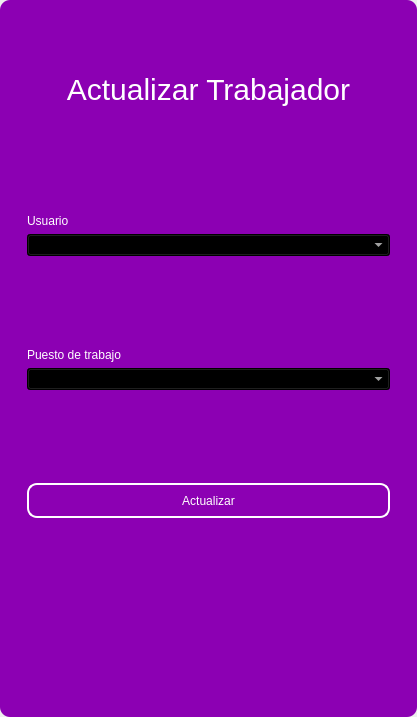
<?xml version="1.0" encoding="UTF-8"?>
<ui version="4.0">
 <class>MainWindow</class>
 <widget class="QMainWindow" name="MainWindow">
  <property name="geometry">
   <rect>
    <x>0</x>
    <y>0</y>
    <width>417</width>
    <height>717</height>
   </rect>
  </property>
  <property name="windowTitle">
   <string>MainWindow</string>
  </property>
  <property name="styleSheet">
   <string notr="true"/>
  </property>
  <widget class="QWidget" name="centralwidget">
   <property name="styleSheet">
    <string notr="true"/>
   </property>
   <layout class="QVBoxLayout" name="verticalLayout">
    <property name="spacing">
     <number>0</number>
    </property>
    <property name="leftMargin">
     <number>0</number>
    </property>
    <property name="topMargin">
     <number>0</number>
    </property>
    <property name="rightMargin">
     <number>0</number>
    </property>
    <property name="bottomMargin">
     <number>0</number>
    </property>
    <item>
     <widget class="QFrame" name="frame">
      <property name="enabled">
       <bool>true</bool>
      </property>
      <property name="styleSheet">
       <string notr="true">QFrame {
	border-radius:10px;
	background-color: rgb(140, 0, 179);
 }
</string>
      </property>
      <property name="frameShape">
       <enum>QFrame::StyledPanel</enum>
      </property>
      <property name="frameShadow">
       <enum>QFrame::Raised</enum>
      </property>
      <layout class="QVBoxLayout" name="verticalLayout_2">
       <item>
        <widget class="QFrame" name="frame_superior">
         <property name="minimumSize">
          <size>
           <width>0</width>
           <height>40</height>
          </size>
         </property>
         <property name="maximumSize">
          <size>
           <width>16777215</width>
           <height>40</height>
          </size>
         </property>
         <property name="styleSheet">
          <string notr="true">QPushButton{
border-radius:18px;
}

QPushButton:hover{
	background-color: rgb(0, 0, 0);
}
</string>
         </property>
         <property name="frameShape">
          <enum>QFrame::StyledPanel</enum>
         </property>
         <property name="frameShadow">
          <enum>QFrame::Raised</enum>
         </property>
         <layout class="QHBoxLayout" name="horizontalLayout_3">
          <property name="spacing">
           <number>4</number>
          </property>
          <property name="leftMargin">
           <number>0</number>
          </property>
          <property name="topMargin">
           <number>0</number>
          </property>
          <property name="rightMargin">
           <number>0</number>
          </property>
          <property name="bottomMargin">
           <number>0</number>
          </property>
          <item>
           <widget class="QPushButton" name="btn_icon">
            <property name="text">
             <string/>
            </property>
            <property name="iconSize">
             <size>
              <width>40</width>
              <height>40</height>
             </size>
            </property>
           </widget>
          </item>
          <item>
           <spacer name="horizontalSpacer_2">
            <property name="orientation">
             <enum>Qt::Horizontal</enum>
            </property>
            <property name="sizeHint" stdset="0">
             <size>
              <width>443</width>
              <height>20</height>
             </size>
            </property>
           </spacer>
          </item>
          <item>
           <widget class="QPushButton" name="bt_minimizar">
            <property name="minimumSize">
             <size>
              <width>38</width>
              <height>38</height>
             </size>
            </property>
            <property name="maximumSize">
             <size>
              <width>38</width>
              <height>38</height>
             </size>
            </property>
            <property name="cursor">
             <cursorShape>PointingHandCursor</cursorShape>
            </property>
            <property name="text">
             <string/>
            </property>
            <property name="icon">
             <iconset>
              <normaloff>image/minus.svg</normaloff>image/minus.svg</iconset>
            </property>
            <property name="iconSize">
             <size>
              <width>38</width>
              <height>38</height>
             </size>
            </property>
           </widget>
          </item>
          <item>
           <widget class="QPushButton" name="bt_maximizar">
            <property name="minimumSize">
             <size>
              <width>38</width>
              <height>38</height>
             </size>
            </property>
            <property name="maximumSize">
             <size>
              <width>38</width>
              <height>38</height>
             </size>
            </property>
            <property name="cursor">
             <cursorShape>PointingHandCursor</cursorShape>
            </property>
            <property name="text">
             <string/>
            </property>
            <property name="icon">
             <iconset>
              <normaloff>image/chevron-up.svg</normaloff>image/chevron-up.svg</iconset>
            </property>
            <property name="iconSize">
             <size>
              <width>38</width>
              <height>38</height>
             </size>
            </property>
           </widget>
          </item>
          <item>
           <widget class="QPushButton" name="bt_restaurar">
            <property name="minimumSize">
             <size>
              <width>38</width>
              <height>38</height>
             </size>
            </property>
            <property name="maximumSize">
             <size>
              <width>38</width>
              <height>38</height>
             </size>
            </property>
            <property name="cursor">
             <cursorShape>PointingHandCursor</cursorShape>
            </property>
            <property name="text">
             <string/>
            </property>
            <property name="icon">
             <iconset>
              <normaloff>image/chevron-down.svg</normaloff>image/chevron-down.svg</iconset>
            </property>
            <property name="iconSize">
             <size>
              <width>38</width>
              <height>38</height>
             </size>
            </property>
           </widget>
          </item>
          <item>
           <widget class="QPushButton" name="bt_cerrar">
            <property name="minimumSize">
             <size>
              <width>38</width>
              <height>38</height>
             </size>
            </property>
            <property name="maximumSize">
             <size>
              <width>38</width>
              <height>38</height>
             </size>
            </property>
            <property name="cursor">
             <cursorShape>PointingHandCursor</cursorShape>
            </property>
            <property name="text">
             <string/>
            </property>
            <property name="icon">
             <iconset>
              <normaloff>image/x.svg</normaloff>image/x.svg</iconset>
            </property>
            <property name="iconSize">
             <size>
              <width>38</width>
              <height>38</height>
             </size>
            </property>
           </widget>
          </item>
         </layout>
        </widget>
       </item>
       <item>
        <widget class="QFrame" name="frame_3">
         <property name="styleSheet">
          <string notr="true">QLabel {
	color: rgb(255, 255, 254);
	font: 12pt &quot;Arial&quot;;
	background-color: rgba(0, 0, 0,0);
}

QTextEdit{
background-color: rgba(0, 0, 0,0);
border-radius:10px; 
font: 12pt &quot;Arial&quot;;
color: rgb(255, 255, 254);
border: 2px solid  rgb(255, 255, 255);

}

QTextEdit:hover{
background-color: rgba(0, 0, 0,0);
border-radius:10px; 
font: 12pt &quot;Arial&quot;;
border: 2px solid  rgb(120, 0, 171);
}

QTextEdit:focus{
background-color: rgb(0, 0, 0);
border-radius:10px; 
font: 12pt &quot;Arial&quot;;
border: 2px solid rgb(120, 0, 171);
}

QLineEdit{
background-color: rgba(0, 0, 0,0);
border-radius:10px; 
font: 12pt &quot;Arial&quot;;
color: rgb(255, 255, 254);
border: 2px solid  rgb(255, 255, 255);

}

QLineEdit:hover{
background-color: rgba(0, 0, 0,0);
border-radius:10px; 
font: 12pt &quot;Arial&quot;;
border: 2px solid  rgb(120, 0, 171);
}

QLineEdit:focus{
background-color: rgb(0, 0, 0);
border-radius:10px; 
font: 12pt &quot;Arial&quot;;
border: 2px solid rgb(120, 0, 171);
}

QCheckBox{
	font: 12pt &quot;Arial&quot;;
	color: rgb(255, 255, 255);
}

QCheckBox::indicator {
    width: 18px;
    height:18px;
}

QCheckBox::indicator:unchecked {
   background-image: url(image/square.svg);
}

QCheckBox::indicator:checked {
   background-image: url(image/check-square.svg);
}

QPushButton{
border-radius:10px; 
font: 12pt &quot;Arial&quot;;
color: rgb(255, 255, 254);
border: 2px solid #ffffff;
}

QPushButton:hover{
border-radius:10px; 
font: 12pt &quot;Arial&quot;;
color: rgb(255, 255, 255);
border: 2px solid rgb(120, 0, 171);
	background-color: rgb(120, 0, 171);
}
</string>
         </property>
         <property name="frameShape">
          <enum>QFrame::StyledPanel</enum>
         </property>
         <property name="frameShadow">
          <enum>QFrame::Raised</enum>
         </property>
         <layout class="QHBoxLayout" name="horizontalLayout_4">
          <item>
           <layout class="QVBoxLayout" name="verticalLayout_4">
            <property name="spacing">
             <number>5</number>
            </property>
            <property name="rightMargin">
             <number>0</number>
            </property>
            <property name="bottomMargin">
             <number>0</number>
            </property>
            <item>
             <widget class="QLabel" name="label_3">
              <property name="minimumSize">
               <size>
                <width>100</width>
                <height>50</height>
               </size>
              </property>
              <property name="styleSheet">
               <string notr="true">font-size: 30px;
color: rgb(255, 255, 255);</string>
              </property>
              <property name="text">
               <string>Actualizar Trabajador</string>
              </property>
              <property name="alignment">
               <set>Qt::AlignCenter</set>
              </property>
             </widget>
            </item>
            <item>
             <widget class="QFrame" name="frame_4">
              <property name="maximumSize">
               <size>
                <width>400</width>
                <height>700</height>
               </size>
              </property>
              <property name="styleSheet">
               <string notr="true">QLabel {
	color: rgb(255, 255, 254);
	font: 12pt &quot;Arial&quot;;
	background-color: rgba(0, 0, 0,0);
}

QTextEdit{
background-color: rgba(0, 0, 0,0);
border-radius:10px; 
font: 12pt &quot;Arial&quot;;
color: rgb(255, 255, 254);
border: 2px solid  rgb(255, 255, 255);

}

QTextEdit:hover{
background-color: rgba(0, 0, 0,0);
border-radius:10px; 
font: 12pt &quot;Arial&quot;;
border: 2px solid  rgb(120, 0, 171);
}

QTextEdit:focus{
background-color: rgb(0, 0, 0);
border-radius:10px; 
font: 12pt &quot;Arial&quot;;
border: 2px solid rgb(120, 0, 171);
}

QLineEdit{
background-color: rgba(0, 0, 0,0);
border-radius:10px; 
font: 12pt &quot;Arial&quot;;
color: rgb(255, 255, 254);
border: 2px solid  rgb(255, 255, 255);

}

QLineEdit:hover{
background-color: rgba(0, 0, 0,0);
border-radius:10px; 
font: 12pt &quot;Arial&quot;;
border: 2px solid  rgb(120, 0, 171);
}

QLineEdit:focus{
background-color: rgb(0, 0, 0);
border-radius:10px; 
font: 12pt &quot;Arial&quot;;
border: 2px solid rgb(120, 0, 171);
}

QCheckBox{
	font: 12pt &quot;Arial&quot;;
	color: rgb(255, 255, 255);
}

QCheckBox::indicator {
    width: 18px;
    height:18px;
}

QCheckBox::indicator:unchecked {
   background-image: url(image/square.svg);
}

QCheckBox::indicator:checked {
   background-image: url(image/check-square.svg);
}

QPushButton{
border-radius:10px; 
font: 12pt &quot;Arial&quot;;
color: rgb(255, 255, 254);
border: 2px solid #ffffff;
}

QPushButton:hover{
border-radius:10px; 
font: 12pt &quot;Arial&quot;;
color: rgb(255, 255, 255);
border: 2px solid rgb(120, 0, 171);
	background-color: rgb(120, 0, 171);
}
</string>
              </property>
              <property name="frameShape">
               <enum>QFrame::StyledPanel</enum>
              </property>
              <property name="frameShadow">
               <enum>QFrame::Raised</enum>
              </property>
              <layout class="QVBoxLayout" name="verticalLayout_3">
               <property name="leftMargin">
                <number>9</number>
               </property>
               <property name="topMargin">
                <number>9</number>
               </property>
               <property name="rightMargin">
                <number>9</number>
               </property>
               <property name="bottomMargin">
                <number>9</number>
               </property>
               <item>
                <spacer name="verticalSpacer_3">
                 <property name="orientation">
                  <enum>Qt::Vertical</enum>
                 </property>
                 <property name="sizeHint" stdset="0">
                  <size>
                   <width>20</width>
                   <height>40</height>
                  </size>
                 </property>
                </spacer>
               </item>
               <item>
                <widget class="QLabel" name="label_4">
                 <property name="text">
                  <string>Usuario</string>
                 </property>
                </widget>
               </item>
               <item>
                <widget class="QComboBox" name="user_combobox">
                 <property name="styleSheet">
                  <string notr="true">background-color: rgb(0, 0, 0);
color: rgb(255, 255, 255);</string>
                 </property>
                </widget>
               </item>
               <item>
                <spacer name="verticalSpacer_4">
                 <property name="orientation">
                  <enum>Qt::Vertical</enum>
                 </property>
                 <property name="sizeHint" stdset="0">
                  <size>
                   <width>20</width>
                   <height>40</height>
                  </size>
                 </property>
                </spacer>
               </item>
               <item>
                <widget class="QLabel" name="label_8">
                 <property name="text">
                  <string>Puesto de trabajo</string>
                 </property>
                </widget>
               </item>
               <item>
                <widget class="QComboBox" name="job_combobox">
                 <property name="styleSheet">
                  <string notr="true">background-color: rgb(0, 0, 0);
color: rgb(255, 255, 255);</string>
                 </property>
                </widget>
               </item>
               <item>
                <spacer name="verticalSpacer">
                 <property name="orientation">
                  <enum>Qt::Vertical</enum>
                 </property>
                 <property name="sizeHint" stdset="0">
                  <size>
                   <width>20</width>
                   <height>40</height>
                  </size>
                 </property>
                </spacer>
               </item>
               <item>
                <widget class="QPushButton" name="btn_update">
                 <property name="minimumSize">
                  <size>
                   <width>0</width>
                   <height>35</height>
                  </size>
                 </property>
                 <property name="cursor">
                  <cursorShape>PointingHandCursor</cursorShape>
                 </property>
                 <property name="text">
                  <string>Actualizar</string>
                 </property>
                </widget>
               </item>
               <item>
                <spacer name="verticalSpacer_7">
                 <property name="orientation">
                  <enum>Qt::Vertical</enum>
                 </property>
                 <property name="sizeHint" stdset="0">
                  <size>
                   <width>20</width>
                   <height>40</height>
                  </size>
                 </property>
                </spacer>
               </item>
               <item>
                <spacer name="verticalSpacer_8">
                 <property name="orientation">
                  <enum>Qt::Vertical</enum>
                 </property>
                 <property name="sizeHint" stdset="0">
                  <size>
                   <width>20</width>
                   <height>40</height>
                  </size>
                 </property>
                </spacer>
               </item>
              </layout>
             </widget>
            </item>
           </layout>
          </item>
         </layout>
        </widget>
       </item>
      </layout>
     </widget>
    </item>
   </layout>
  </widget>
 </widget>
 <resources/>
 <connections/>
</ui>
